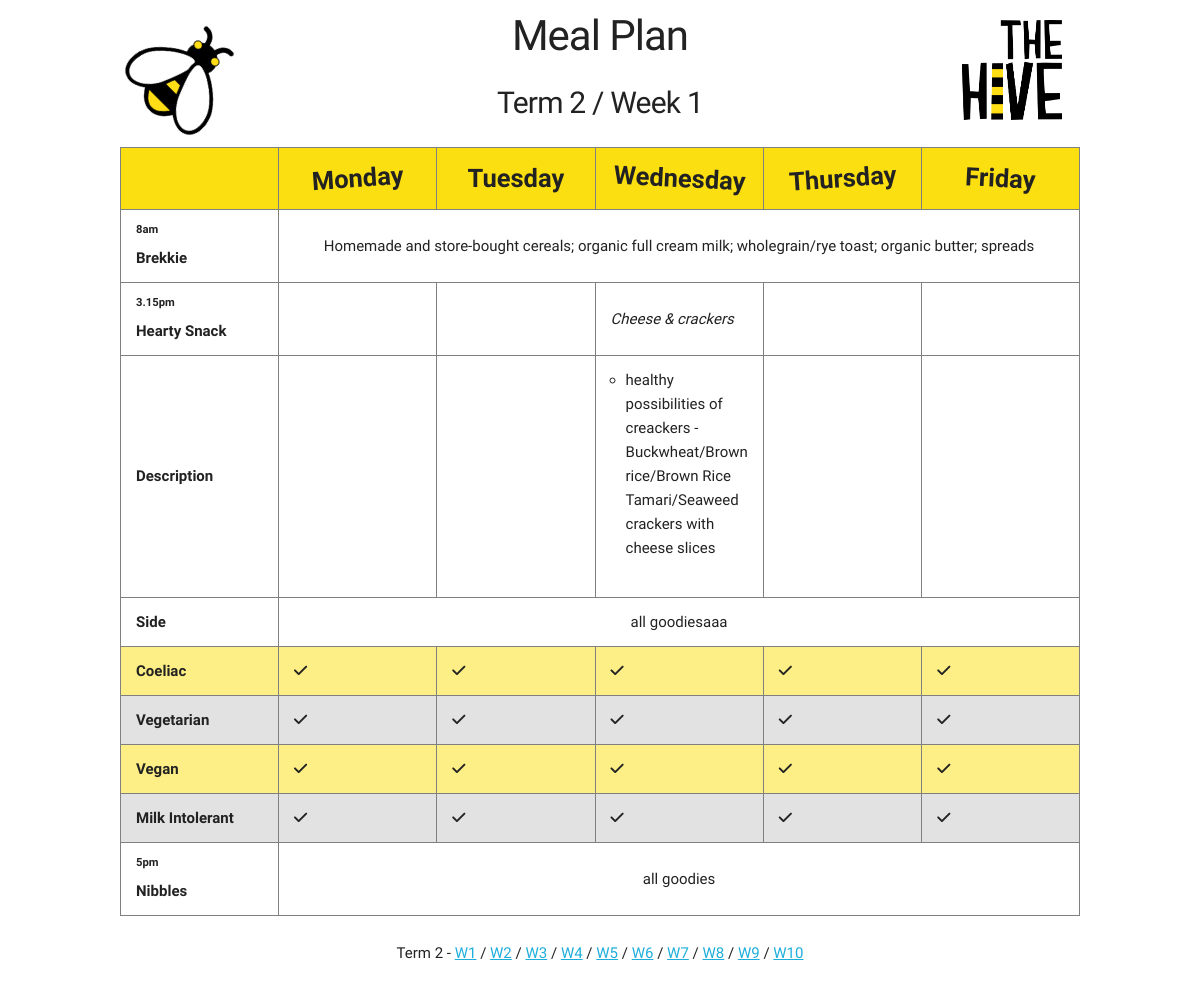
The page / on the database its author committed.
### food/models.py (models this page shows, shortened)
class Side(models.Model):
    name = models.CharField(max_length=200, unique=True)
    price = models.FloatField()
    description = models.CharField(max_length=250, blank=True)

class Meal(models.Model):
    name = models.CharField(max_length=100)
    ingredients = models.ManyToManyField(Ingredient, through='IngredientInMeal', related_name='ingredients')
    childCount = models.IntegerField(default=130)
    description = models.CharField(max_length=255, blank=True)
    ingredient_import = models.CharField(max_length=255, blank=True)
    coeliac = models.CharField(max_length=250, blank=True)
    vegetarian = models.CharField(max_length=250, blank=True)
    vegan = models.CharField(max_length=250, blank=True)
    milk_intolerant = models.CharField(max_length=250, blank=True)
    group = models.ForeignKey(MealGroup, on_delete=models.CASCADE)
    class Meta:
        ordering = ['name']

### food/views.py (the view)
# urls.py: url(r'^$', views.index, name='index'),
def index(request, year=2017, term=2, week=0):
    template = loader.get_template('food/index.html')
    term = Term.objects.get(year=year, term=term)
    if week == 0:
        week = Term.get_week(term, date.today())
    meals = get_meals(term, week)
    breakfast = Side.objects.get(name='Breakfast')
    veggies = Side.objects.get(name='Veggies')
    fruit = Side.objects.get(name='Fruit')
    for meal in meals:
        if meal is not None:
            meal.description = meal.description.split(",")
    context = {
        'term': term.term,
        'week': week,
        'meals': meals,
        'veggies': veggies,
        'fruit': fruit,
        'breakfast': breakfast
    }
    return HttpResponse(template.render(context, request))

### food/models.py (called while the page is built)
    @staticmethod
    def get_week(term, date):
        monday1 = (term.start - timedelta(days=term.start.weekday()))
        monday2 = (date - timedelta(days=date.weekday()))
        return int((monday2 - monday1).days / 7) + 1

### food/views.py (called while the page is built)
def get_meals(term, week):
    start_date = term.start + timedelta(weeks=int(week) - 1)
    end_date = start_date + timedelta(weeks=1)
    plans = MealPlan.objects.filter(date__gte=start_date, date__lt=end_date)
    meals = []
    for i in range(5):
        day = list(filter(lambda plan: plan.date.weekday() == i, plans))
        if len(day) > 0:
            meals.append(day[0].meal)
        else:
            meals.append(None)
    return meals

### food/templates/food/index.html
{% extends "./layout.html" %}
{% load static %}
{% block content %}
    <div class="container">
        <div class="row" style="margin-top: 10px">
            <div class="two columns">
                <img src="{% static 'images/bee-logo.png' %}" width="100" height="100"
                     class="bee-image" style="margin: 15px"/>
            </div>
            <div class="eight columns">
                <h2 class="center">Meal Plan</h2>
                <h4 class="center">Term {{ term }} / Week {{ week }}</h4>
            </div>
            <div class="two columns">
                <img src="{% static 'images/the-hive.png' %}" width="100" height="100" style="margin: 10px"/>
            </div>
        </div>
        <div class="row">
            <table>
                <thead>
                <tr>
                    <th width="16.6%"></th>
                    <th width="16.6%"><div class="rotate-left">Monday</div></th>
                    <th width="16.6%"><div>Tuesday</div></th>
                    <th width="16.6%"><div class="rotate-right">Wednesday</div></th>
                    <th width="16.6%"><div class="rotate-left">Thursday</div></th>
                    <th width="16.6%"><div class="rotate-right">Friday</div></th>
                </tr>
                </thead>
                <tbody>
                <tr>
                    <td><strong><sup>8am</sup><br>Brekkie</strong></td>
                    <td colspan="5" class="center">
                        {{ breakfast.description | linebreaksbr }}
                    </td>
                </tr>
                <tr>
                    <td><strong><sup>3.15pm</sup><br>Hearty Snack</strong></td>
                    {% for meal in meals %}
                        <td><em>{{ meal.name }}</em></td>
                    {% endfor %}
                </tr>
                <tr>
                    <td><strong>Description</strong></td>
                        {% for meal in meals %}
                            <td><ul>{{ meal.description | unordered_list }} </ul></td>
                        {% endfor %}
                </tr>
                <tr>
                    <td><strong>Side</strong></td>
                    <td colspan="5" class="center">
                        {{ veggies.description | linebreaksbr }}
                    </td>
                </tr>
                <tr class="bee-yellow">
                    <td><strong>Coeliac</strong></td>
                    {% for meal in meals %}
                        <td>{{ meal.coeliac|default:'<i class="fa fa-check" aria-hidden="true"></i>' }}</td>
                    {% endfor %}
                </tr>
                <tr class="bee-grey">
                    <td><strong>Vegetarian</strong></td>
                    {% for meal in meals %}
                        <td>{{ meal.vegetarian|default:'<i class="fa fa-check" aria-hidden="true"></i>' }}</td>
                    {% endfor %}
                </tr>
                <tr class="bee-yellow">
                    <td><strong>Vegan</strong></td>
                    {% for meal in meals %}
                        <td>{{ meal.vegan|default:'<i class="fa fa-check" aria-hidden="true"></i>' }}</td>
                    {% endfor %}
                </tr>
                <tr class="bee-grey">
                    <td><strong>Milk Intolerant</strong></td>
                    {% for meal in meals %}
                        <td>{{ meal.milk_intolerant|default:'<i class="fa fa-check" aria-hidden="true"></i>' }}</td>
                    {% endfor %}
                </tr>
                <tr>
                    <td><strong><sup>5pm</sup><br>Nibbles</strong></td>
                    <td colspan="5" class="center">{{ fruit.description | linebreaksbr }}</td>
                </tr>
                </tbody>
            </table>
        </div>
        <div class="row">
            <p class="center">
                Term 2 -
                <a href="{% url 'index' '2017' '2' '1' %}">W1</a> /
                <a href="{% url 'index' '2017' '2' '2' %}">W2</a> /
                <a href="{% url 'index' '2017' '2' '3' %}">W3</a> /
                <a href="{% url 'index' '2017' '2' '4' %}">W4</a> /
                <a href="{% url 'index' '2017' '2' '5' %}">W5</a> /
                <a href="{% url 'index' '2017' '2' '6' %}">W6</a> /
                <a href="{% url 'index' '2017' '2' '7' %}">W7</a> /
                <a href="{% url 'index' '2017' '2' '8' %}">W8</a> /
                <a href="{% url 'index' '2017' '2' '9' %}">W9</a> /
                <a href="{% url 'index' '2017' '2' '10' %}">W10</a>
            </p>
        </div>
    </div>
{% endblock content %}

### food/templates/food/layout.html (shortened to what this page needs)
{% load static %}
<!DOCTYPE html>
<html lang="en">
<head>
    <link rel="stylesheet" type="text/css" href="{% static 'css/normalize.css' %}"/>
    <link rel="stylesheet" type="text/css" href="{% static 'css/skeleton.css' %}"/>
    <link rel="stylesheet" type="text/css" href="{% static 'css/foodosh.css' %}"/>
</head>
<body>
{% block content %}{% endblock content %}
</body>
</html>

### food/static/css/skeleton.css (style rules this page uses)
.container { position: relative; width: 100%; max-width: 1024px; margin: 0 auto; padding: 0 20px; box-sizing: border-box; }
.column, .columns { width: 100%; float: left; box-sizing: border-box; }
@media (min-width: 400px) { .container { width: 85%; padding: 0; } }
@media (min-width: 550px) { .container { width: 80%; } }
@media (min-width: 550px) { .column, .columns { margin-left: 4%; } }
@media (min-width: 550px) { .column:first-child, .columns:first-child { margin-left: 0; } }
@media (min-width: 550px) { .two.columns { width: 13.3333333333%; } }
@media (min-width: 550px) { .eight.columns { width: 65.3333333333%; } }
html { font-size: 62.5%; }
body { font-size: 1.5em; line-height: 1.6; font-weight: 300; font-family: 'Varela Round', "Helvetica Neue", Helvetica, Arial, sans-serif; color: #222; }
h1, h2, h3, h4, h5, h6 { margin-top: 0; margin-bottom: 2rem; font-weight: 300; }
h2 { font-size: 3.6rem; line-height: 1.25; letter-spacing: -.1rem; }
h4 { font-size: 2.4rem; line-height: 1.35; letter-spacing: -.08rem; }
@media (min-width: 550px) { h2 { font-size: 4.2rem; } }
@media (min-width: 550px) { h4 { font-size: 3.0rem; } }
p { margin-top: 0; }
a { color: #1EAEDB; }
ul { list-style: circle outside; }
ol, ul { padding-left: 1rem; margin-top: 0; }
li { padding: 0; margin-left: .5rem; margin-bottom: .5rem; }
th, td { padding: 12px 15px; text-align: left; border: 1px solid #808080; }
pre, blockquote, dl, figure, table, p, ul, ol, form { margin-bottom: 2.5rem; }
.container:after, .row:after, .u-cf { content: ""; display: table; clear: both; }

### food/static/css/foodosh.css (style rules this page uses)
.bee-image { -ms-transform: rotate(45deg); -webkit-transform: rotate(45deg); transform: rotate(45deg); }
.bee-grey { background-color: #e2e2e2; }
.bee-yellow { background-color: rgba(252, 223, 17, 0.51); }
.center { text-align: center; }
.rotate-right { -ms-transform: rotate(3deg); -webkit-transform: rotate(3deg); transform: rotate(3deg); }
.rotate-left { -ms-transform: rotate(-4deg); -webkit-transform: rotate(-4deg); transform: rotate(-4deg); }
thead th { background-color: #FCDF11; text-align: center; padding: 10px; font-size: 1.7em; font-weight: bold; }

### rows shown on the page
Side: description "Homemade and store-bought cereals; organic full cream milk; wholegrain/rye toast; organic butter; spreads"
Meal: name "Cheese & crackers", description|unordered_list "healthy possibilities of creackers - Buckwheat/Brown rice/Brown Rice Tamari/Seaweed crackers with cheese slices"
Side: description "all goodiesaaa"
Side: description "all goodies"

### other values the page prints
{{ term }} "2"
{{ week }} "1"
